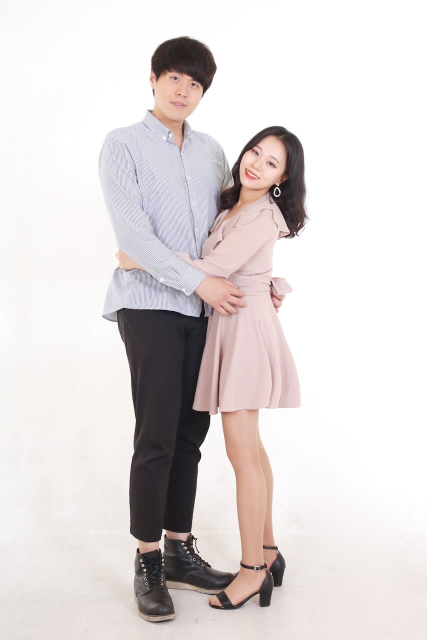
#> input picture src/assets/images/image001.jpeg, 854 x 1280 px (shown at 1/2 size); its folder holds 4 pictures in this run
$ python images_resizer.py
#> lines starting #> are read from the running program, lines starting #| are printed output that depends on the picture
import os
from PIL import Image

def resize_images(folder_path, target_size, resize_by="width", output_folder="resized_images"):
    """
    Resize images to a specified width or height while maintaining aspect ratio.

    Args:
        folder_path (str): Path to the folder containing images.
        target_size (int): Target width or height for resizing.
        resize_by (str): Either "width" or "height" to indicate the resizing dimension.
        output_folder (str): Path to save resized images. Default is 'resized_images'.
    """
#> called with folder_path = 'src/assets/images', target_size = 640, resize_by = 'height', output_folder = 'src/assets/resized'
    if resize_by not in ("width", "height"):
        raise ValueError("resize_by must be either 'width' or 'height'")

    # Output folder 생성
    os.makedirs(output_folder, exist_ok=True)

    # 이미지 처리
    for filename in os.listdir(folder_path):
        if filename.lower().endswith(('.png', '.jpg', '.jpeg')):
            input_path = os.path.join(folder_path, filename)
            output_path = os.path.join(output_folder, filename)

            try:
                with Image.open(input_path) as img:
#> img is the input picture: PIL image 854x1280 RGB; mean R, G, B 223.2, 217.1, 216.6
                    original_width, original_height = img.size
#> original_width = 854; original_height = 1280

                    # 이미 크기가 target_size 이하인 경우 그대로 저장
                    if (resize_by == "width" and original_width <= target_size) or \
                       (resize_by == "height" and original_height <= target_size):
                        img.save(output_path, quality=95)
                        print(f"Skipped resizing: {filename} (already small enough)")
                        continue

                    # 비율에 맞게 새 크기 계산
                    if resize_by == "width":
                        new_width = target_size
                        new_height = int((target_size / original_width) * original_height)
                    else:
                        new_height = target_size
                        new_width = int((target_size / original_height) * original_width)
#> new_width = 427

                    # 이미지 크기 변경 및 저장
                    resized_img = img.resize((new_width, new_height), Image.LANCZOS)
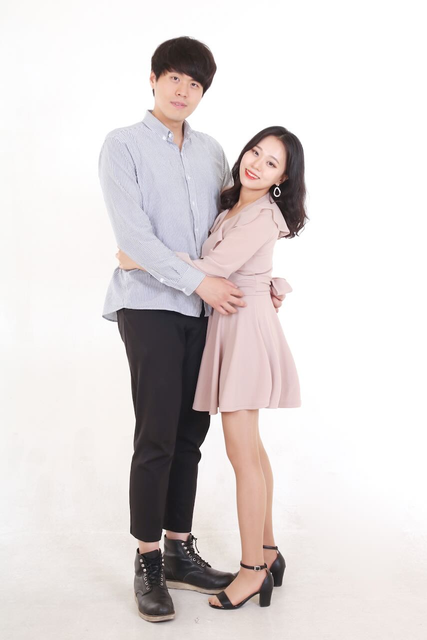
#> resized_img: PIL image 427x640 RGB; mean R, G, B 223.1, 217.1, 216.6
                    resized_img.save(output_path, quality=95)
                    print(f"Resized {filename} to {new_width}x{new_height} and saved to {output_folder}")
#| Resized image001.jpeg to 427x640 and saved to src/assets/resized

            except Exception as e:
                print(f"Failed to process {filename}: {e}")
#> pass 2 of the loop in resize_images, `for filename in os.listdir(folder_path):`:
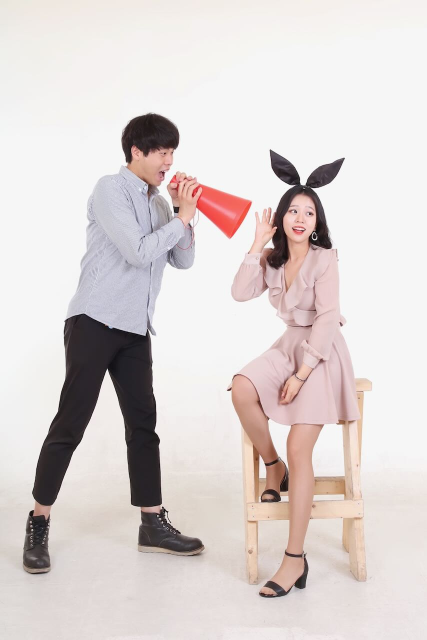
#> input picture src/assets/images/image002.jpeg, 854 x 1280 px (shown at 1/2 size)
#> in resize_images, img is the input picture: PIL image 854x1280 RGB; mean R, G, B 219.2, 211, 209.5
#> in resize_images, `resized_img = img.resize((new_width, new_height), Image.LANCZOS)`:
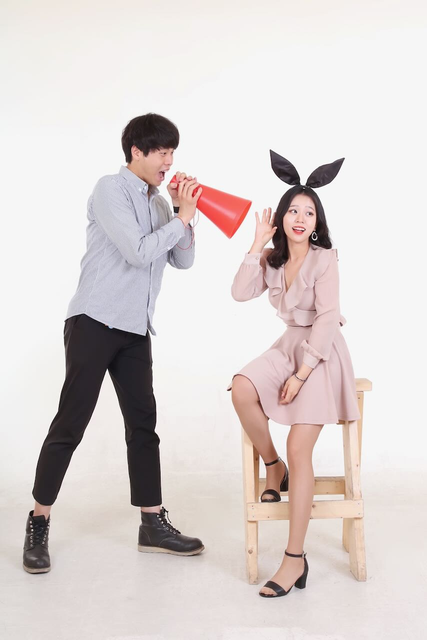
#> resized_img: PIL image 427x640 RGB; mean R, G, B 219.2, 211, 209.5
#| Resized image002.jpeg to 427x640 and saved to src/assets/resized
#> pass 3 of the loop in resize_images, `for filename in os.listdir(folder_path):`:
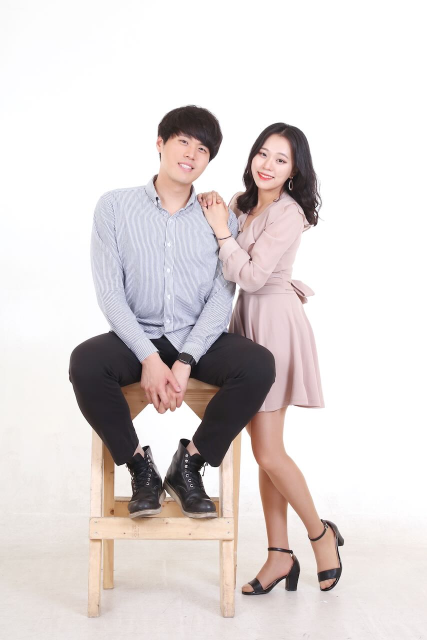
#> input picture src/assets/images/image004.jpeg, 854 x 1280 px (shown at 1/2 size)
#> in resize_images, img is the input picture: PIL image 854x1280 RGB; mean R, G, B 222.8, 215.6, 214.7
#> in resize_images, `resized_img = img.resize((new_width, new_height), Image.LANCZOS)`:
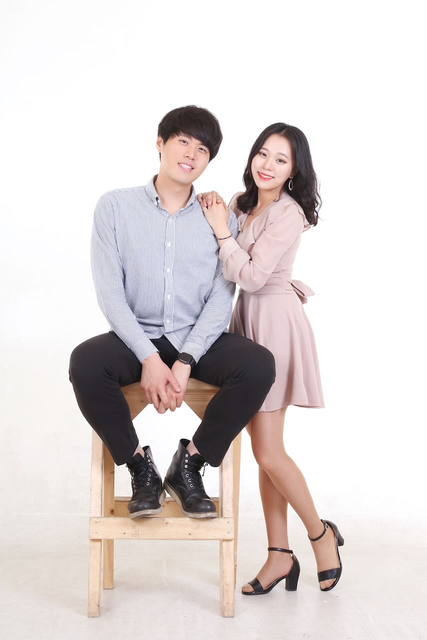
#> resized_img: PIL image 427x640 RGB; mean R, G, B 222.8, 215.6, 214.7
#| Resized image004.jpeg to 427x640 and saved to src/assets/resized
#> the loop made 4 passes; the first 3 are shown

# 실행 예시
if __name__ == "__main__":
    # 이미지 폴더와 출력 폴더 경로
    images_folder = "src/assets/images"      # 입력 이미지 폴더
    resized_folder = "src/assets/resized"   # 출력 이미지 폴더

    # 높이나 너비 지정
    target_dimension = 640  # 원하는 크기 (px)
    resize_by = "height"     # "width" 또는 "height" 선택

    resize_images(images_folder, target_dimension, resize_by, resized_folder)
